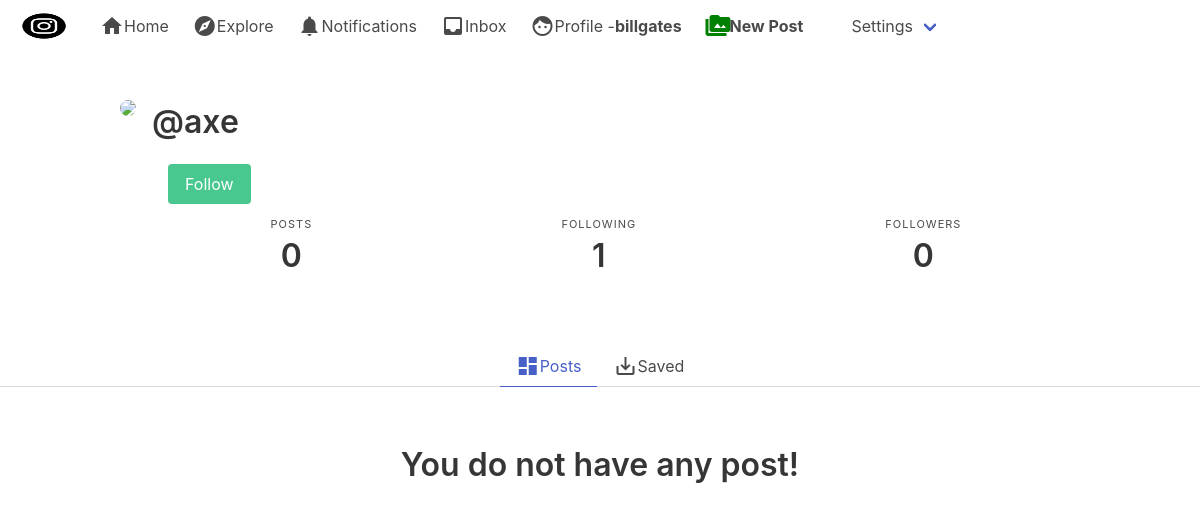
/axe/ (signed in), run on an earlier commit of the app's database.
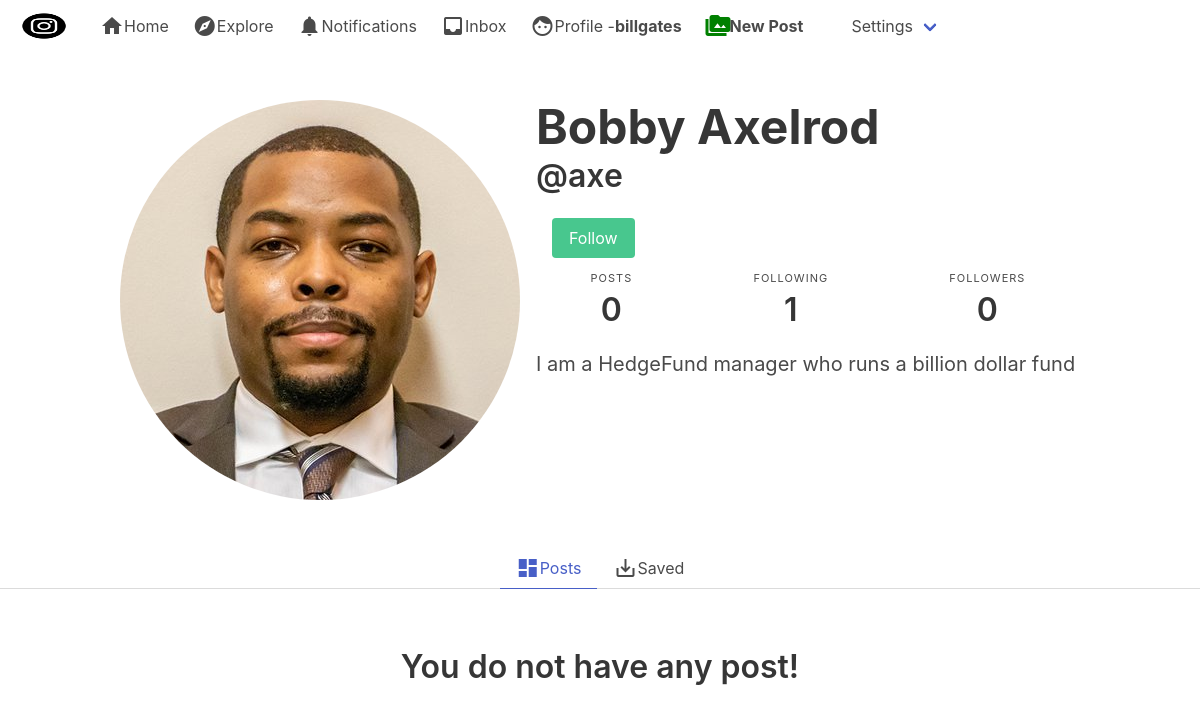
And on a later commit of the database.
### authy/models.py (models this page shows)
class Profile(models.Model):
	user = models.OneToOneField(User, on_delete=models.CASCADE)
	first_name = models.CharField(max_length=50, null=True, blank=True)
	last_name = models.CharField(max_length=50, null=True, blank=True)
	location = models.CharField(max_length=50, null=True, blank=True)
	url = models.CharField(max_length=80, null=True, blank=True)
	profile_info = models.TextField(max_length=150, null=True, blank=True)
	created = models.DateField(auto_now_add=True)
	favorites = models.ManyToManyField(Post)
	picture = models.ImageField(upload_to=user_directory_path, blank=True, null=True, verbose_name='Picture')

### authy/views.py (the view)
# urls.py: path('<username>/', UserProfile, name='profile'),
def UserProfile(request, username):
	user = get_object_or_404(User, username=username)
	profile = Profile.objects.get(user=user)
	url_name = resolve(request.path).url_name
	if url_name == 'profile':
		posts = Post.objects.filter(user=user).order_by('-posted')
	else:
		posts = profile.favorites.all()
	posts_count = Post.objects.filter(user=user).count()
	following_count= Follow.objects.filter(follower=user).count()
	followers_count = Follow.objects.filter(following=user).count()
	follow_status = Follow.objects.filter(following=user, follower=request.user).exists()
	paginator = Paginator(posts, 8)
	page_number = request.GET.get('page')
	posts_paginator = paginator.get_page(page_number)
	template = loader.get_template('profile.html')
	context = {
		'posts': posts_paginator,
		'profile':profile,
		'url_name':url_name,
		'posts_count': posts_count,
		'followers_count': followers_count,
		'following_count': following_count,
		'follow_status': follow_status,
	}
	return HttpResponse(template.render(context, request))

### instagram/templates/profile.html (shortened to what this page needs)
{% extends 'base.html' %}
{% load static %}
{% block content %}
        <article class="media">
            <div class="media-left">
                <figure class="image is-256x256">
                  {% if profile.picture %}
                  <img class="is-rounded" src="{{ profile.picture.url }}">
                  {% else %}
                  <img class="is-rounded" src="https://bulma.io/images/placeholders/256x256.png">
                  {% endif %}
                </figure>
            </div>
            <div class="media-content">
                <div class="content">
                    <h1 style="font-weight:bold;" class="title is-1">{% if profile.first_name %}{{ profile.first_name }} {{ profile.last_name}}{% endif %}</h1>
                    <h2 class="subtitle is-3">@{{ profile.user }}</h2>
                  {% if user.is_authenticated and user != profile.user %}
                    <div class="media-right">
                    {% if follow_status == True %}
                      <a href="{% url 'follow' profile.user 0 %}" class="button is-danger">UnFollow</a>
                    {% else %}
                      <a href="{% url 'follow' profile.user 1 %}" class="button is-success">Follow</a>
                    {% endif %}
                    </div>
                  {% endif %}
                </div>
        <nav class="level is-mobile">
            <div class="level-item has-text-centered">
              <div>
                <p class="heading">Posts</p>
                <p class="title">{{ posts_count }}</p>
              </div>
            </div>
            <div class="level-item has-text-centered">
              <div>
                <p class="heading">Following</p>
                <p class="title">{{ following_count }}</p>
              </div>
            </div>
            <div class="level-item has-text-centered">
              <div>
                <p class="heading">Followers</p>
                <p class="title">{{ followers_count }}</p>
              </div>
            </div>
          </nav>
<p class="subtitle is-5">{% if profile.profile_info %} {{ profile.profile_info }} {% endif %}</p>
</div>
        </article>
    </div>
  </section>
  <div class="tabs is-centered">
    <ul>
      <li class="{% if url_name == 'profile' %}is-active{% endif %}">
      <a href="{% url 'profile' profile.user %}">  <i class="material-icons">dashboard</i>Posts</a>
      </li>
      <li class="{% if url_name == 'profilefavorites' %}is-active{% endif %}">
      <a href="{% url 'profilefavorites' profile.user %} "><i class="material-icons">save_alt</i>Saved</a>
     </li>
    </ul>
  </div>
  <section class="section">
    <div class="container">
      <div class="columns is-mobile is-multiline is-centered">
      {% for post in posts %}
        <div class="column is-one-quarter">
           <div class="box">
                <figure class="image is-256x256">
                    <a href="{{ post.get_absolute_url  }}"><img src="{{ post.picture.url  }}" alt="Image"></a>
                 </figure>
             </div>
          </div>
      {% empty %}
         <br>
          <h3 class="title is-3">You do not have any post!</h3>
      {% endfor %}
    </div>
    </div>
  </section>
  {% endblock %}

What changed in the data, as far as the page shows it:
changed Profile "axe": picture: picture added; first_name (not shown) → "Bobby"; last_name (not shown) → "Axelrod"; profile_info (not shown) → "I am a HedgeFund manager who runs a billion dollar fund"
